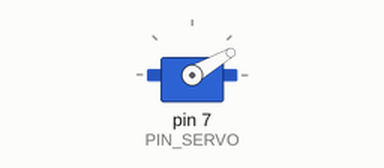
The sketch below on a simulated Arduino Uno, built with avr-gcc and run on an emulated ATmega328P. On the bench: servo.

Above: at 0.05 s.
At 4.0 s:
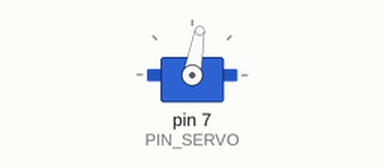
Timing chart, 0 to 5.2 s (numbered marks = the images above):
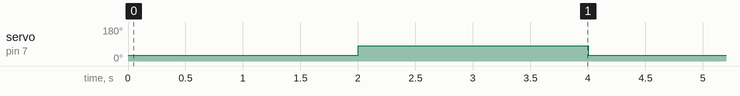

Measured:
- by itself, servo on pin 7 (PIN_SERVO): alternates 80° for 2.0 s and 30° for 2.0 s

The sketch:

11_servo.ino
```cpp
// 서보모터
// 각도 조절은 70~90도의 각도가 되었을때 서보의 팔이 컨베이어를 막을 수 있으면 됨

#include <Servo.h>

Servo _myservo;

#define PIN_SERVO  7

void setup() {
    _myservo.attach(PIN_SERVO);
}

void loop() {
    _myservo.write(30);  // 30도로 조정
    delay(2000);

    _myservo.write(80);  // 80도로 조정
    delay(2000);
}
```
